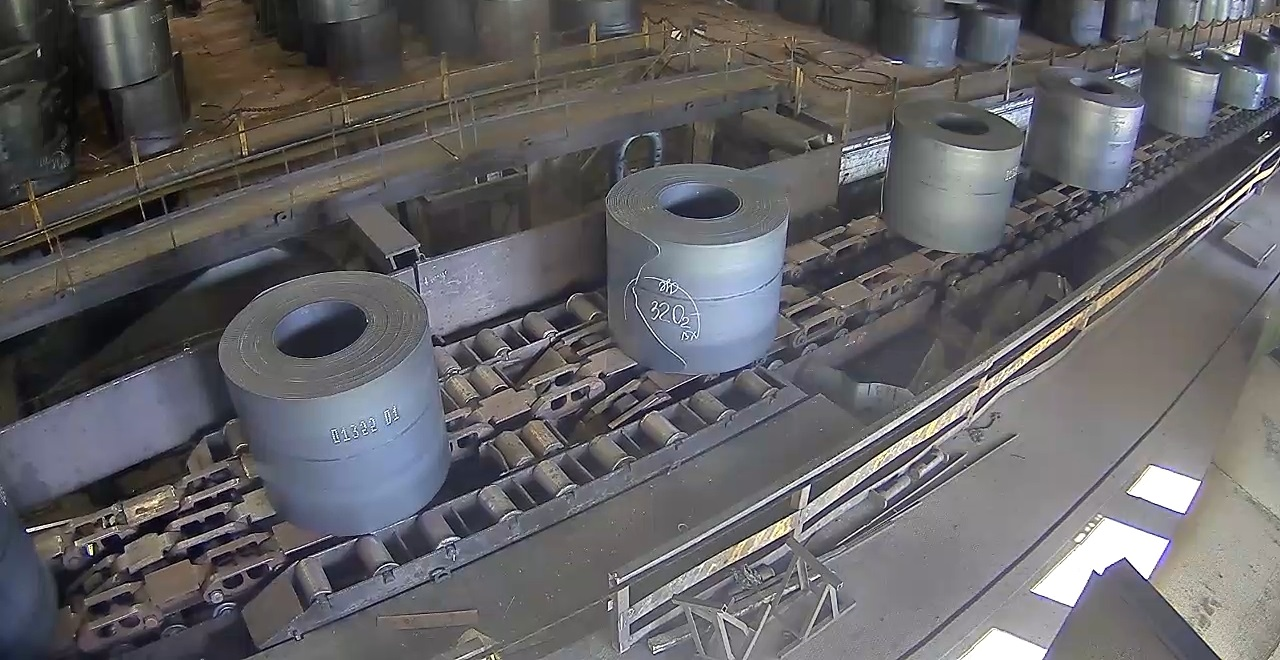
#> input picture rolls1.jpg, 1280 x 660 px
$ python main.py
#> lines starting #> are read from the running program, lines starting #| are printed output that depends on the picture; after the words box and inside, x2 and y2 are one past the last pixel; in counts of white or black regions, pixels touching at a corner belong together
import cv2
import numpy as np
import math

img = cv2.imread("rolls1.jpg")
#> img is the input picture: shape (660, 1280, 3); mean B, G, R 100.5, 97.9, 99.2
gray_img = cv2.cvtColor(img, cv2.COLOR_BGR2GRAY)
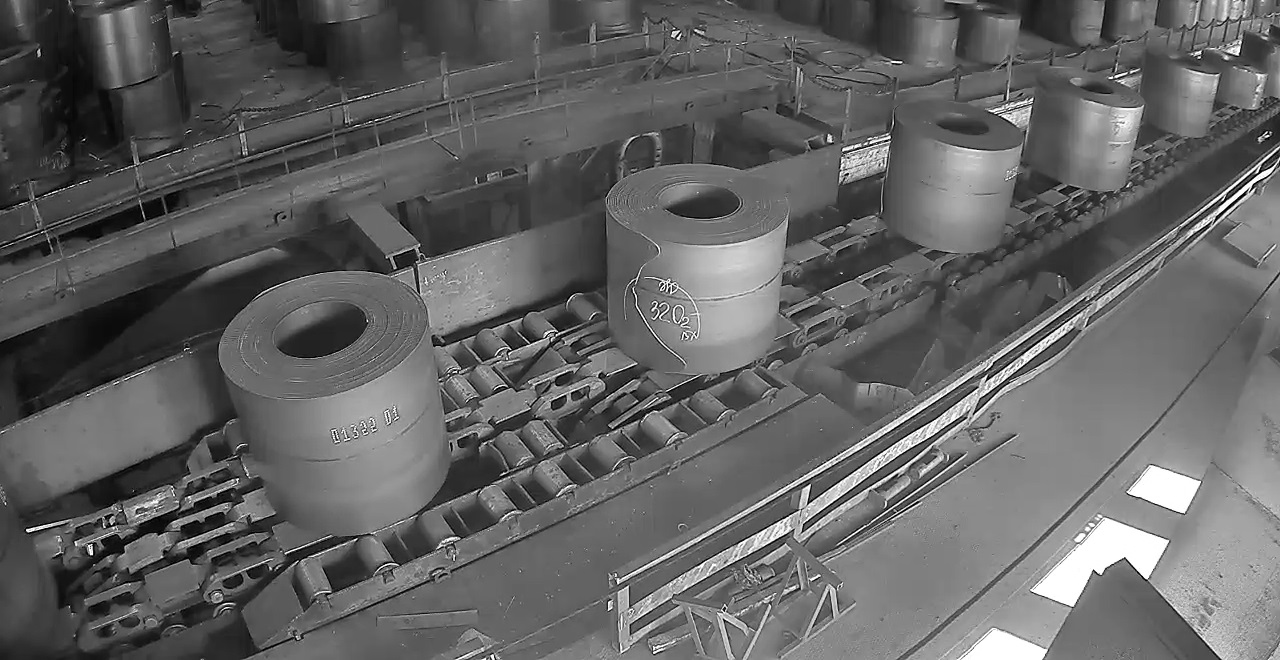
#> gray_img: shape (660, 1280); min 0, max 255, mean 98.6
template = cv2.imread("roll1.jpg", cv2.IMREAD_GRAYSCALE)
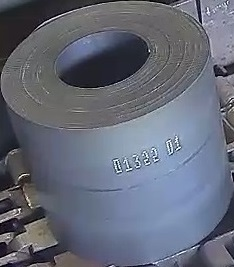
#> input picture roll1.jpg, 234 x 267 px
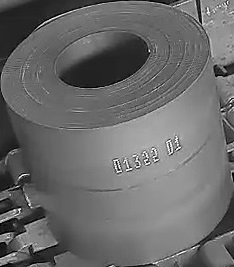
#> template: shape (267, 234); min 0, max 255, mean 106
w, h = template.shape[::-1]
#> w = 234; h = 267

result = cv2.matchTemplate(gray_img, template, cv2.TM_CCOEFF_NORMED)
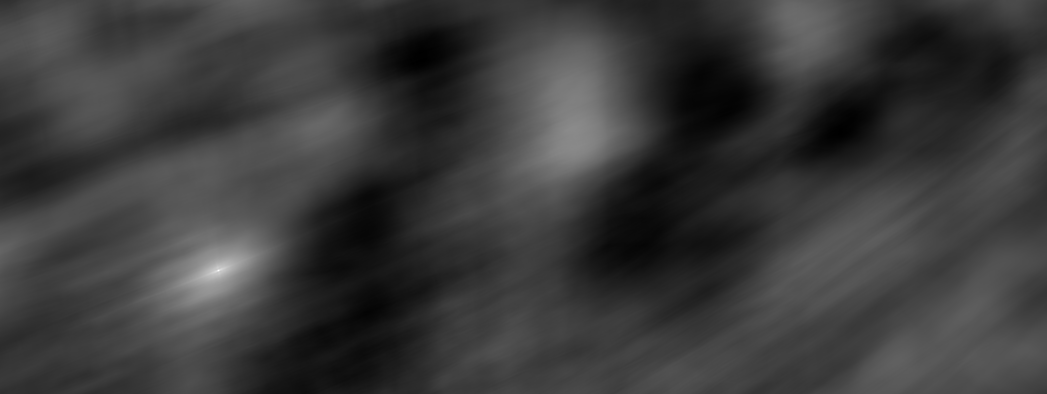
#> result: shape (394, 1047) float32; min -0.232, max 0.998, mean 0.0545; drawn with min black and max white
loc = np.where(result >= 0.43)
#> loc = 2352 positions, rows 125 to 299, columns 179 to 581

pts = []

for pt in zip(*loc[::-1]):
    pts.append(pt)
#> this loop made 2352 passes
#> pt on passes 1 to 3: (574, 125), (575, 125), (576, 125)
#> after the loop, pts = 2352 pairs, first value 179 to 581, second value 125 to 299

pts = set(pts)
#> pts = 2352 items

pt0 = 0
pt1 = 0
circles = []

for pt in pts:
    if (pt[0] not in range(pt0 - 150, pt0 + 150) and pt[1] not in range(pt1 - 150, pt1 + 150)):
        cv2.rectangle(img, pt, (pt[0] + w, pt[1] + h), (0, 255, 0), 1)
        #cv2.circle(img, (pt[0] + math.floor(w/2), pt[1] + math.floor(h/2)), 5, (255, 255, 255), 1)
        circles.append((pt[0] + math.floor(w/2), pt[1] + math.floor(h/2)))
    pt0 = pt[0]
    pt1 = pt[1]
#> this loop made 2352 passes
#> (pt0, pt1) on passes 1 to 3: (247, 255), (217, 263), (204, 293)
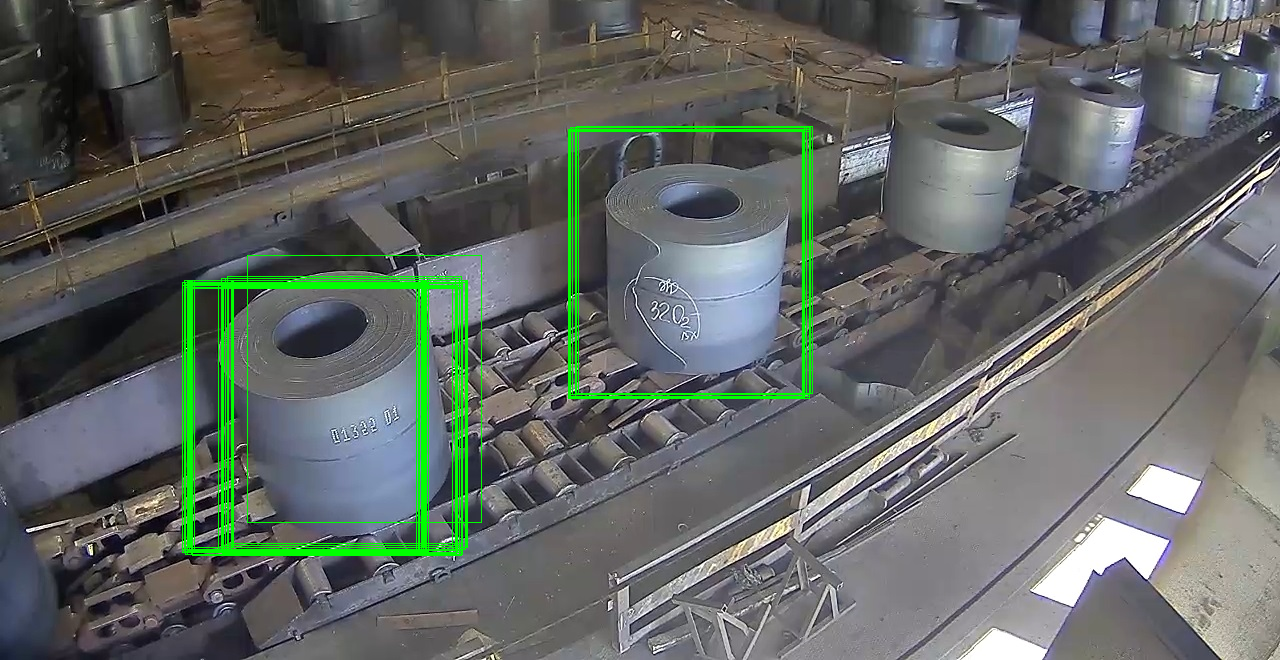
#> img: shape (660, 1280, 3); 2.69% of pixels changed, all inside (x1, y1, x2, y2) = (182, 126, 813, 556)
#> after the loop, circles = 66 pairs, first value 299 to 695, second value 259 to 421

circles.sort()
cv2.line(img, circles[0], circles[-1], (255, 255, 255), 3)
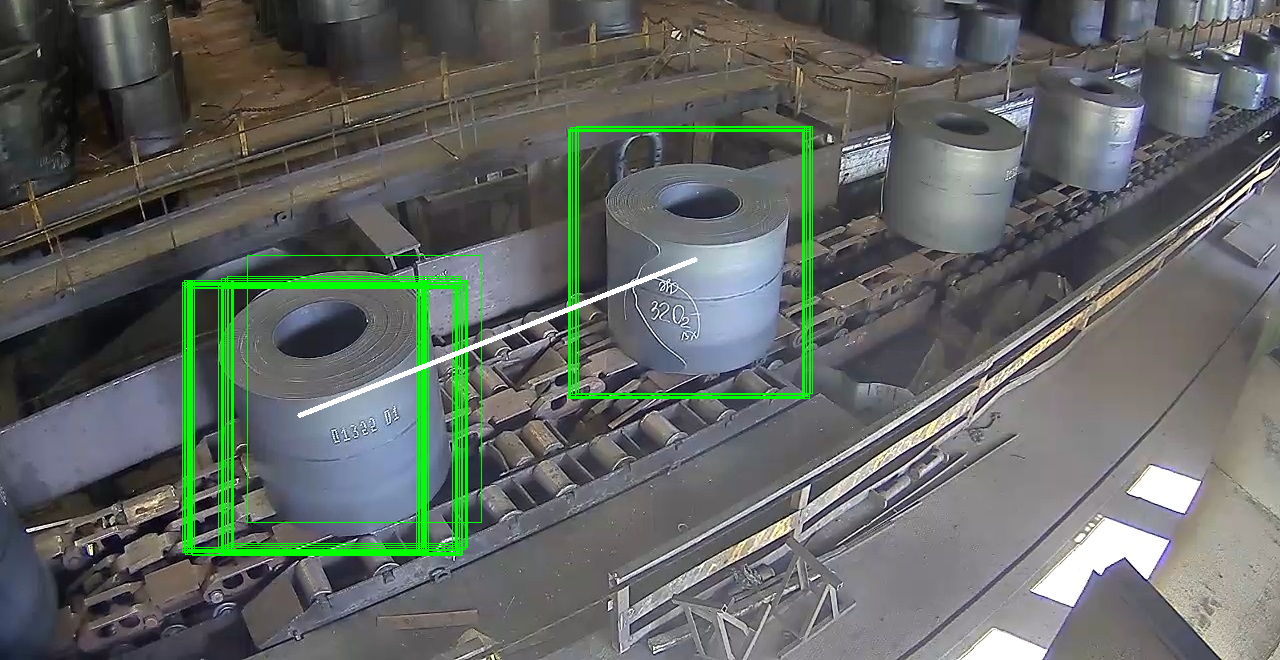
#> img: shape (660, 1280, 3); 0.26% of pixels changed, all inside (x1, y1, x2, y2) = (297, 257, 698, 418)
pxs = math.sqrt((circles[-1][0] - circles[0][0])**2 + (circles[-1][1] - circles[0][1])**2)
#> pxs = 425.6
print('Расстояние между рулонами = ', round(pxs), 'px')
#| Расстояние между рулонами =  426 px

cv2.imshow("result", img)

cv2.waitKey(0)
cv2.destroyAllWindows()
